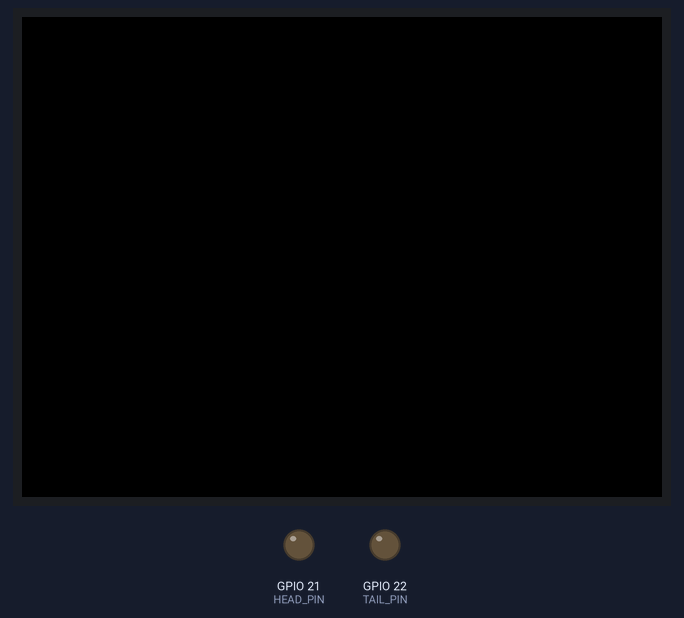
A sketch run on a simulated ESP32. Parts: 320×240 colour display, output pins drawn as LEDs (lit = HIGH). Random numbers use the default seed unless the sketch sets one; what the sketch prints to the serial monitor is not drawn.

Above: at 0.2 s.
At 21.2 s:
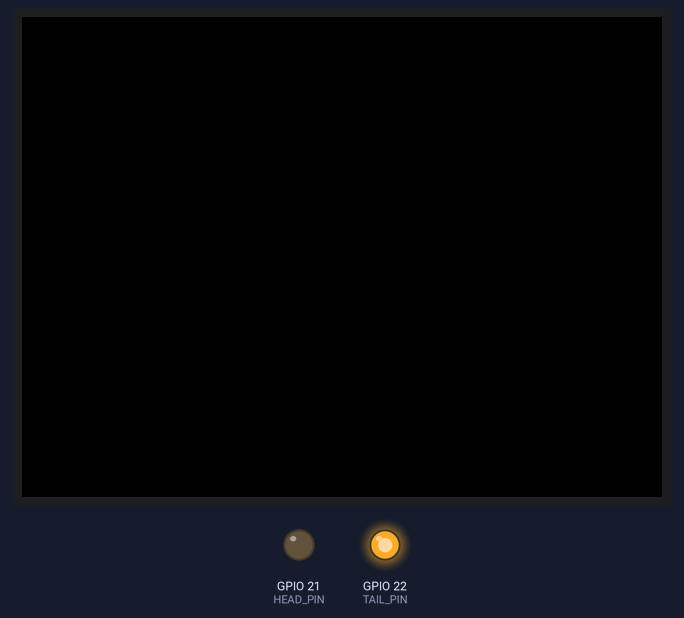
At 39.2 s:
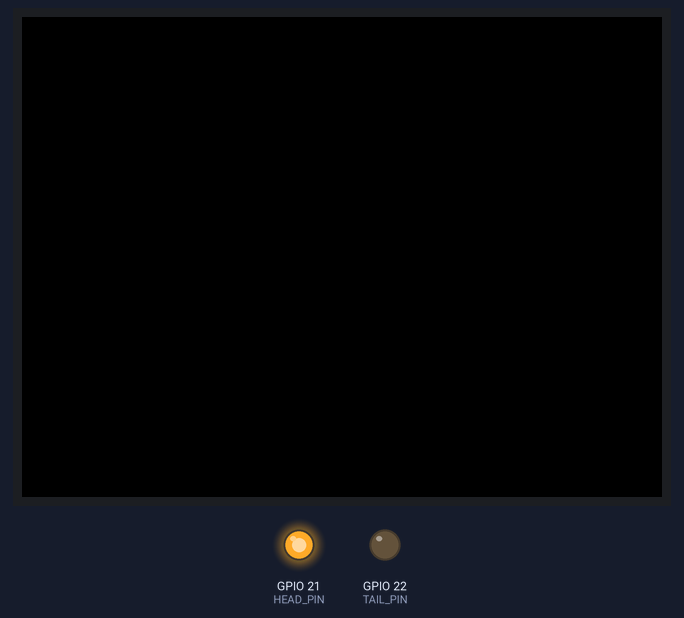
Timing chart, 0 to 40.2 s (numbered marks = the images above):
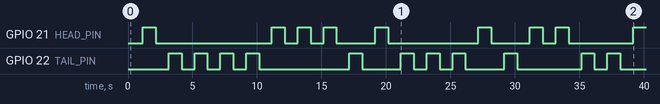

Measured:
- by itself, GPIO 21 (HEAD_PIN): LOW → HIGH at 1.2 s, → LOW 1.0 s later, → HIGH 9.0 s later, → LOW 1.0 s later, … (17 changes in this stretch)
- by itself, GPIO 22 (TAIL_PIN): LOW → HIGH at 3.2 s, → LOW 1.0 s later, → HIGH 1.0 s later, → LOW 1.0 s later, … (22 changes in this stretch)

The sketch:

led.ino
```cpp
/*
 * Dr. Purdum Beginning C for Arduino Second Edition 2015
 *
 * Modified by o3c9 2019
 */

#include <M5Stack.h>

#define HEAD_PIN 21
#define TAIL_PIN 22

#define PAUSE 1000

int heads = 0;
int tails = 0;
long loops = 0;
long rN = 0L;

void setup()
{
    M5.begin();
    delay(10);

    pinMode(HEAD_PIN, OUTPUT);
    pinMode(TAIL_PIN, OUTPUT);

    randomSeed(analogRead(0));
}

void loop()
{
    rN = random(0, 1000000);
    digitalWrite(HEAD_PIN, LOW);
    digitalWrite(TAIL_PIN, LOW);

    delay(PAUSE);

    if (rN % 2 == 0)
    {
        digitalWrite(HEAD_PIN, HIGH);
        heads++;
    }
    else
    {
        digitalWrite(TAIL_PIN, HIGH);
        tails++;
    }

    loops++;

    if (loops % 50 == 0)
    {
        Serial.printf("After %d coin flips, heads = %d and tails = %d\n", loops, heads, tails);
    }

    delay(PAUSE);
}
```
